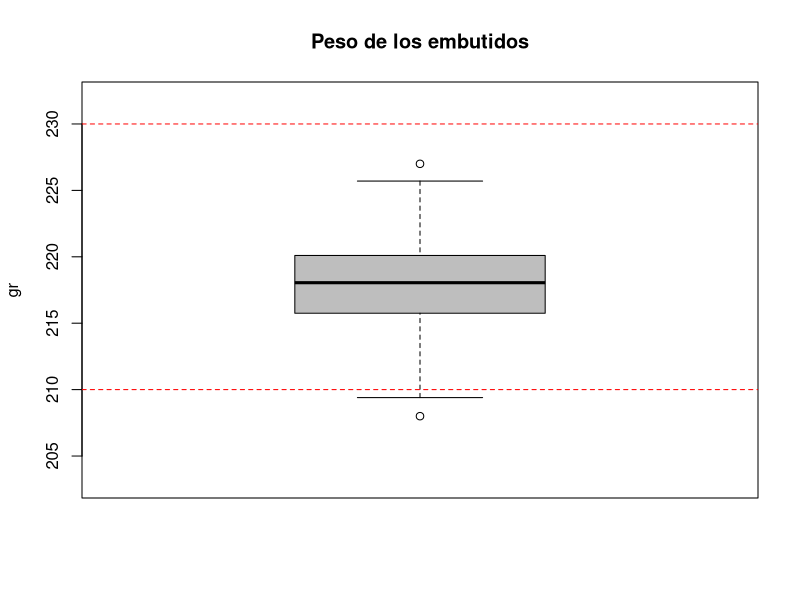
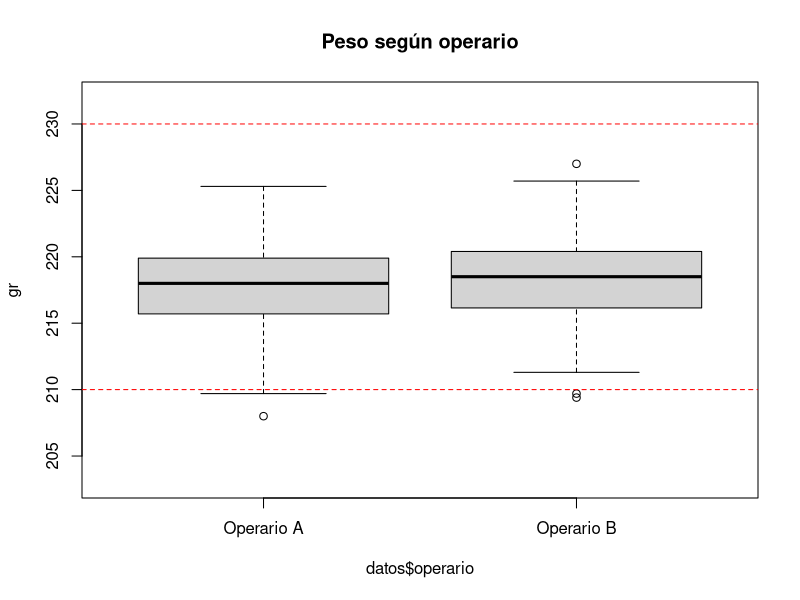
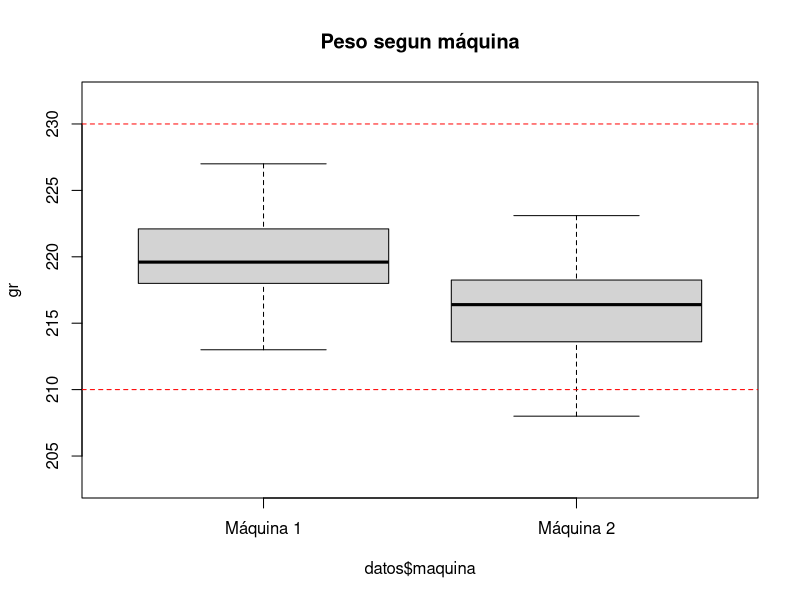
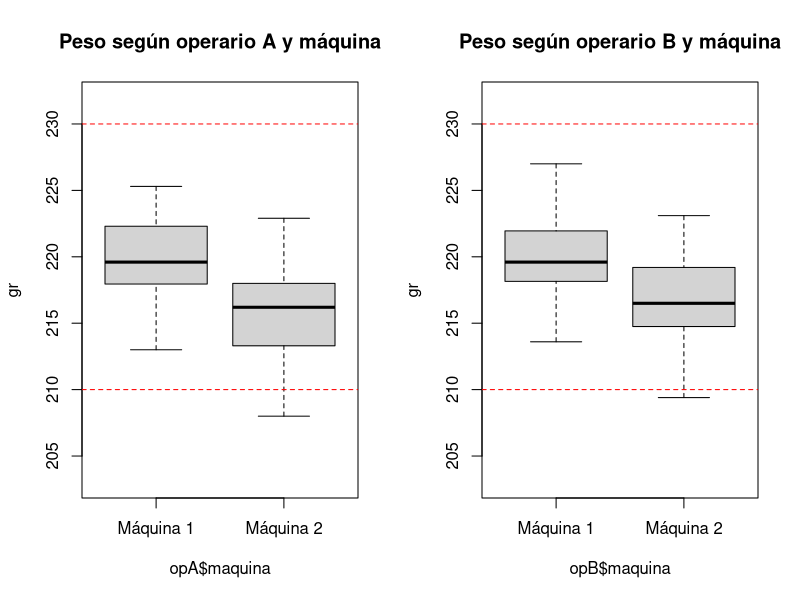

Recreate these plots in R, in order.
#------------------------------------------------------#
#--         ACTIVIDAD_3_ANALISIS_EXPLORATORIO        --#
#-- Universidad del Valle: Escuela de Estadistica    --#
#-- Asignatura: Probabilidad y Estadistica           --#
#-- Profesor: Ivan Mauricio Bermudez Vera            --#
#-- Estudiantes:                                     --#
#--   Juan Sebastian Getial Getial <2124644>         --#
#--   Mauricio Muñoz Gutierez <----------->          --#
#--   Brayan Andres Sanchez Lozano <2128974>         --#
#------------------------------------------------------#

#Se suben los datos
datos <- read.table("data_embutidos.txt", header=TRUE, dec=".")

#Especificaciones del peso -> 220 ± 10 gr
#Limites
limite_superior = 220  + 10
limite_inferior = 220 - 10

#Valores maximos y minimos
max = max(datos$peso)
min = min(datos$peso)

#box plot del peso
x11()
boxplot(datos$peso,
        ylab="gr",
        ylim=c(min-5,max+5),
        col="gray",
        main="Peso de los embutidos"
)
abline(h=c(limite_inferior, limite_superior, 31.5),lty=2,col="Red")

#box plot del peso segun operario
x11()
boxplot(datos$peso ~ datos$operario,
        ylab="gr",
        names=c("Operario A", "Operario B"),
        main="Peso según operario",
        ylim=c(min-5,max+5)
)
abline(h=c(limite_inferior, limite_superior, 31.5),lty=2,col="Red")

#box plot del peso segun máquina
x11()
boxplot(datos$peso ~ datos$maquina,
        ylab="gr",
        names=c("Máquina 1", "Máquina 2"),
        main="Peso segun máquina",
        ylim=c(min-5,max+5)
)
abline(h=c(limite_inferior, limite_superior, 31.5),lty=2,col="Red")

#box plot peso segun operario y máquina
library(dplyr) #Se debe instalar primero

opA <- dplyr::filter(datos, operario == "A") 
opB <- dplyr::filter(datos, operario == "B")

#box plot operario A segun máquina
x11(); par(mfrow=c(1,2))
boxplot(opA$peso ~ opA$maquina,
        ylab="gr",
        names=c("Máquina 1", "Máquina 2"),
        main="Peso según operario A y máquina",
        ylim=c(min-5,max+5)
)
abline(h=c(limite_inferior, limite_superior, 31.5),lty=2,col="Red")

#box plot operario B segun máquina
boxplot(opB$peso ~ opB$maquina,
        ylab="gr",
        names=c("Máquina 1", "Máquina 2"),
        main="Peso según operario B y máquina",
        ylim=c(min-5,max+5)
)
abline(h=c(limite_inferior, limite_superior, 31.5),lty=2,col="Red")
